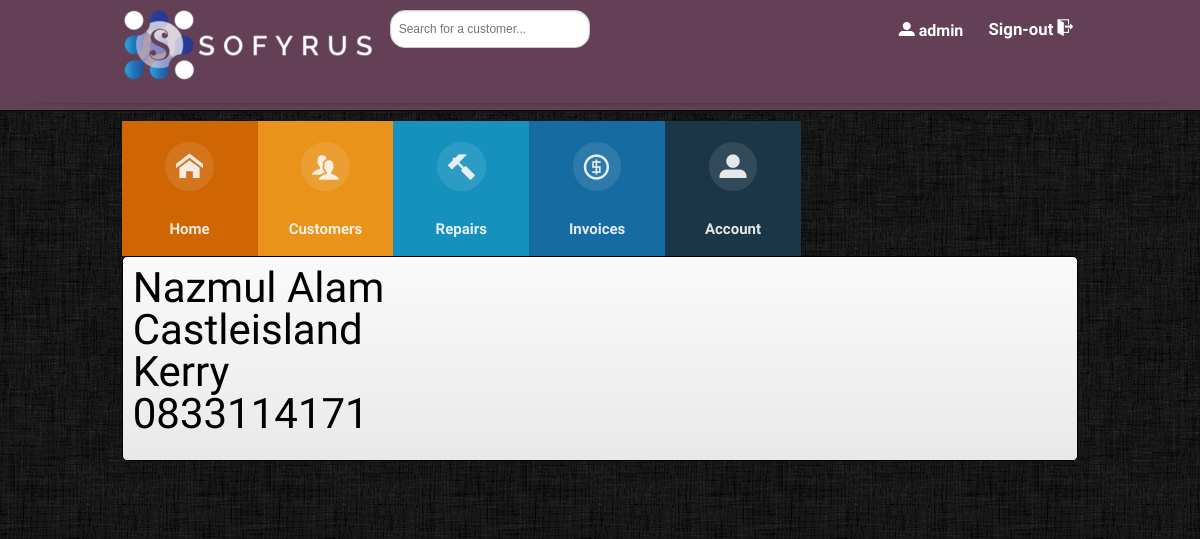
Page /account.php (signed in) on the committed database.
### tables this page shows
CREATE TABLE `staff` (
  `staff_id` int(11) NOT NULL,
  `forename` char(25) NOT NULL,
  `surname` char(25) NOT NULL,
  `username` varchar(11) DEFAULT NULL,
  `password` varchar(32) DEFAULT NULL,
  `email` varchar(128) DEFAULT NULL,
  `town` char(20) DEFAULT NULL,
  `county` char(20) DEFAULT NULL,
  `tel` char(15) NOT NULL
);

### session.php (called while the page is built, shortened)
<?php
include 'dbconnect.php';
	$user_check = $_SESSION['login_user'];
	$query = "SELECT * FROM staff WHERE username='$user_check'";
	$ses_sql = mysqli_query($conn, $query);
	$row = mysqli_fetch_assoc($ses_sql);
	$login_session = $row['username'];
	$login_id = $row['staff_id'];
?>

### account.php (the view, shortened to what this page needs)
<?php
	require_once('session.php');
	include 'header.php';
	include 'dbconnect.php';
?>
			<div class="floats">
				<div class=" full-widget">
					<?php
						$query = "SELECT * FROM staff WHERE staff_id = $login_id";
						$result= mysqli_query($conn, $query);
						while($row = mysqli_fetch_array($result)){
							$firstname  =$row['forename'];
							$lastname=$row['surname'];
							$town = $row['town'];
							$county = $row['county'];
							$tel = $row ['tel'];
							$staff = "<ul><h1><li>" .$firstname . " " . $lastname .  "</li><li> "   .$town . "</li><li> "   .$county . "</li><li> "   .$tel . "</li></h1></ul>";
							echo $staff;
						}
				?>
			</div>
		</div>
	</div>
</body>
</html>

### header.php (shortened to what this page needs)
<!DOCTYPE html>
<html ng-app="myApp" ng-app lang="en">
	<head>
		<link rel="stylesheet" href="css/reset.css">
		<link rel="stylesheet" href="css/global.css">
		<link rel="stylesheet" href="css/menu.css" />
		<link href="css/bootstrap.min.css" rel="stylesheet">
	</head>
	<body id="top" style="font-size: 62.5%;">
		<header id="header-wrapper">
			<div id="top-bar" class="clearfix">
				<div id="top-bar-inner">
					<div class="search_form" style="display: -webkit-inline-box;">
                    <img src="images/sofyrus.jpg">
						<form action="customer-search.php" method="post">
							<input type="text" name="search_box" id="search_box" placeholder="Search for a customer...">
						</form>
					</div>
					<div class="topbar-right clearfix">
						<ul class="clearfix">
							<li class="login-user">
								<a title="<?php echo $login_session; ?>" href="#">
									<span class="icon"><i aria-hidden="true" class="icon-user"></i></span>
									<?php echo $login_session; ?>
								</a>
							</li>
						</ul>
						<div class="log-out">
							<p>
								<a href="logout.php" title="Sign out">
									<span>Sign-out</span>
									<span class="icon">
										<i aria-hidden="true" class="icon-exit"></i>
									</span>
								</a>
							</p>
						</div>
					</div>
				</div>
			</div>
			<div class="full-shadow"></div>
		</header>
		<div class="main clearfix">
			<nav id="menu" class="nav">
				<ul>
					<li>
						<a href="dashboard.php">
							<span class="icon">
								<i aria-hidden="true" class="icon-home"></i>
							</span>
							<span>Home</span>
						</a>
					</li>
					<li>
						<a href="customer.php">
							<span class="icon">
								<i aria-hidden="true" class="icon-users"></i>
							</span>
							<span>Customers</span>
						</a>
					</li>
					<li class="">
						<a href="repairs.php">
							<span class="icon">
								<i aria-hidden="true" class="icon-hammer"></i>
							</span>
							<span>Repairs</span>
						</a>
					</li>
					<li>
						<a href="#">
							<span class="icon">
								<i aria-hidden="true" class="icon-coin"></i>
							</span>
							<span>Invoices</span>
						</a>
					</li>
					<li>
						<a href="account.php">
							<span class="icon">
								<i aria-hidden="true" class="icon-user"></i>
							</span>
							<span>Account</span>
						</a>
					</li>
				</ul>
			</nav>

### css/global.css (style rules this page uses)
html { height: 100%; }
body { background-image: url(../images/body-bg.jpg); background-color: #4a4d4a; font-family: 'Raleway', 'Lato', Arial, sans-serif; font-size: 1.6em; }
h1, h2, h3, h4, h5, h6 { font-family: 'Raleway', 'Lato', Arial, sans-serif; }
h1 { font-size: 3em; margin: 0 0 15px 0; }
p { font-size: 1.4em; }
#header-wrapper { background: #634056; border-bottom: #000 1px solid; }
#top-bar { border-bottom: #634056 1px solid; min-height: 55px; }
#top-bar-inner { max-width: 97.667em; margin: 0 auto; }
.search_form input[type=text] { border: 1px solid #ccc; margin-top: 10px; margin-left: 10px; border-radius: 15px; box-shadow: inset 0 1px 2px rgba(0,0,0,0.1); width:200px; float: left; min-height: 38px; padding: 4px 20px 4px 8px; font-size: 1.2em; -moz-transition: all .2s linear; -webkit-transition: all .2s linear; transition: all .2s linear; }
.topbar-right { position: relative; float: right; padding: 0 110px 0 0; }
.submenu, .topbar-right ul { float: left; margin: 11px 0; }
.submenu, .topbar-right ul li { float: left; margin: 0 15px 0 0; font-weight: 600; font-size: 1.6em; }
.submenu, .topbar-right ul li a { text-decoration: none; color: #fff; padding-left: 2px; }
.log-out { height: 40px; position: absolute; right: -10px; top: 10px; color: #fff; padding: 10px 0 1px 10px; font-size: 1.4em; font-weight: 600; }
.log-out p { font-size: 1.2em; min-height: 16px; text-align: left; padding: 0 24px 0 0; float: left; }
.log-out p a { color: #fff; text-decoration: none; }
.full-shadow { background: url(../images/full-shadow.png) repeat-x center; height: 7px; }
.login-user { height: 40px; float: left; right: 0; top: 10px; color: #fff; padding: 10px 0 1px 15px; font-size: 1.6em; font-weight: 600; }
*, *:after, *:before { -webkit-box-sizing: border-box; -moz-box-sizing: border-box; box-sizing: border-box; }
.main { width: 100%; margin: 0 auto; padding: 1em; }
.main { max-width: 97.667em; min-height: 40em; }
.full-widget { width: 100%; overflow: scroll; background:#E9E9E9; background:-moz-linear-gradient(top, #fafafa 0%, #e9e9e9 100%); background:-webkit-gradient(linear, left top, left bottom, color-stop(0%, #fafafa), color-stop(100%, #e9e9e9)); background:-webkit-linear-gradient(top, #fafafa 0%, #e9e9e9 100%); background:-o-linear-gradient(top, #fafafa 0%, #e9e9e9 100%); background:-ms-linear-gradient(top, #fafafa 0%, #e9e9e9 100%); background:linear-gradient(top, #fafafa 0%, #e9e9e9 100%); filter:progid:DXImageTransform.Microsoft.gradient(startColorstr='#FAFAFA', endColorstr='#E9E9E9'); -ms-filter:"progid:DXImageTransform.Microsoft.gradient(startColorstr='#FAFAFA', endColorstr='#E9E9E9')"; float: left; margin:0 20px 10px 0; padding: 10px 10px 10px 10px; border-radius: 5px; border: 1px solid #000; font-size: 1.4em; }

### header.php (style rules this page uses)
ul>li, a { cursor: pointer; }

### rows in the picture
staff: username "admin", forename "Nazmul", surname "Alam", town "Castleisland", county "Kerry", tel "0833114171"
